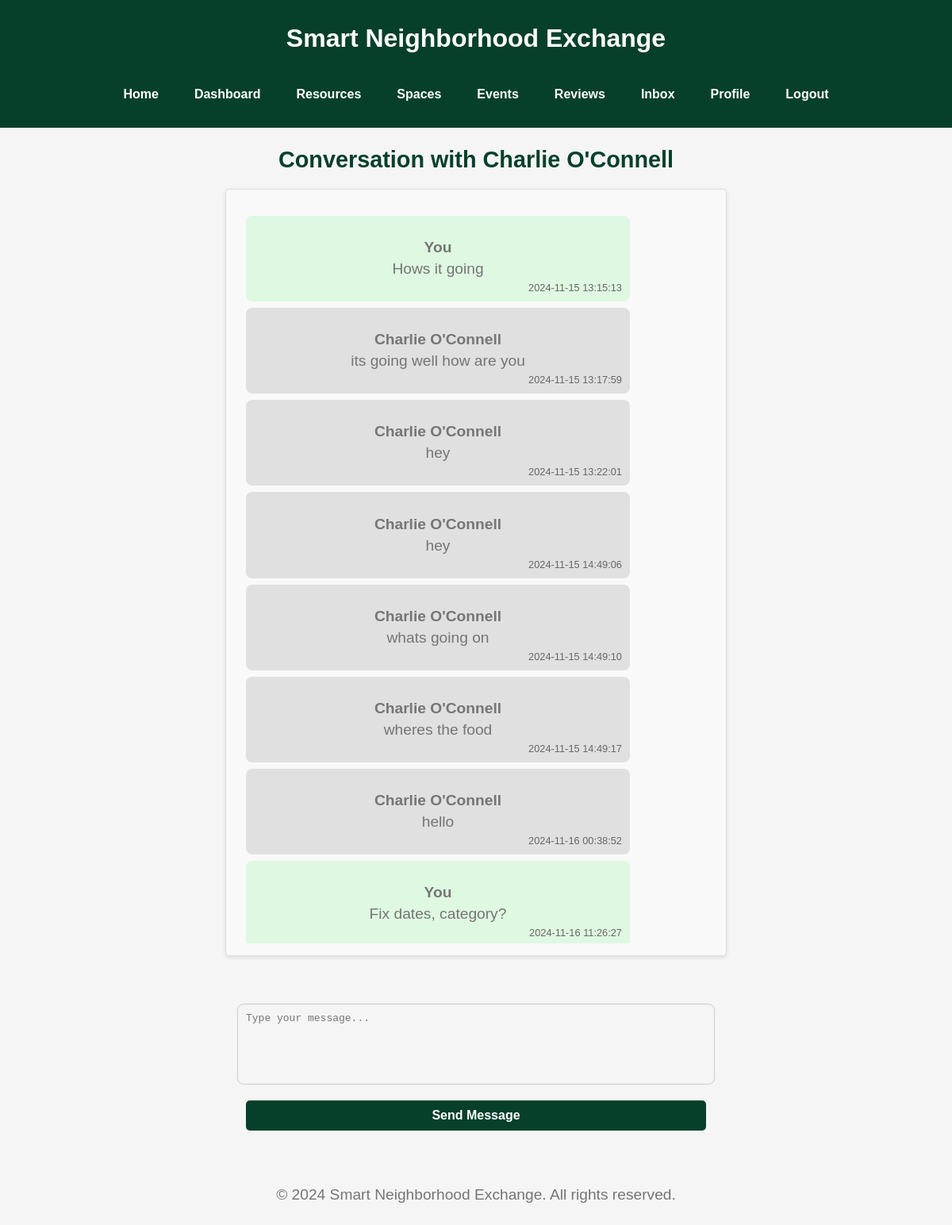
The page /conversation/2 (signed in) on the database its author committed.
### tables this page shows
CREATE TABLE Users (
    user_id INTEGER PRIMARY KEY AUTOINCREMENT,
    name TEXT NOT NULL,
    email TEXT NOT NULL UNIQUE,
    password TEXT NOT NULL,
    profile_image TEXT,
    location TEXT
);

CREATE TABLE Messages (
    message_id INTEGER PRIMARY KEY AUTOINCREMENT,
    sender_id INTEGER,
    receiver_id INTEGER,
    content TEXT NOT NULL,
    timestamp TEXT NOT NULL,
    FOREIGN KEY (sender_id) REFERENCES Users(user_id),
    FOREIGN KEY (receiver_id) REFERENCES Users(user_id)
);

### app.py (the view, shortened to what this page needs)
@app.route('/conversation/<int:other_user_id>', methods=['GET', 'POST'])
def conversation(other_user_id):
    user_id = get_user_id()
    con = get_db()
    cur = con.execute("""
        SELECT sender_id, content, timestamp
        FROM Messages
        WHERE (sender_id = ? AND receiver_id = ?) OR (sender_id = ? AND receiver_id = ?)
        ORDER BY timestamp
    """, (user_id, other_user_id, other_user_id, user_id))
    messages = cur.fetchall()
    other_user_name = con.execute("SELECT name FROM Users WHERE user_id = ?", (other_user_id,)).fetchone()[0]
    return render_template('messages/conversation.html', messages=messages, other_user_id=other_user_id, other_user_name=other_user_name, user_id=user_id)

### app.py (called while the page is built)
def get_db():
    db = getattr(g, '_database', None)
    if db is None:
        db = g._database = sqlite3.connect(DATABASE)
    return db

@app.teardown_appcontext
def close_connection(exception):
    db = getattr(g, '_database', None)
    if db is not None:
        db.close()

def get_user_id():
    return session.get('user_id')

### templates/messages/conversation.html (shortened to what this page needs)
{% extends "base.html" %}
{% block content %}
<h2 class="conversation-title">Conversation with {{ other_user_name }}</h2>
<div class="conversation-container">
    <div class="message-list">
        {% for message in messages %}
        <div class="message-container {{ 'sent' if message[0] == user_id else 'received' }}">
            <p class="sender-name">
                {% if message[0] == user_id %}
                    You
                {% else %}
                    {{ other_user_name }}
                {% endif %}
            </p>
            <p class="message-content">{{ message[1] }}</p>
            <span class="timestamp">{{ message[2] }}</span>
        </div>
        {% endfor %}
    </div>
</div>
<div class="message-form-container">
    <form method="POST" action="{{ url_for('conversation', other_user_id=other_user_id) }}" class="message-form">
        <textarea name="message" rows="4" required placeholder="Type your message..."></textarea>
        <button type="submit" class="send-btn">Send Message</button>
    </form>
</div>
{% endblock %}

### static/css/style.css (style rules this page uses)
body { font-family: Arial, sans-serif; background-color: #f5f5f5; margin: 0; padding: 0; }
h1, h2 { color: #333333; }
h2 { font-size: 1.5em; color: #333333; margin-bottom: 20px; }
p { font-size: 0.95em; color: #666666; }
form { margin: 20px 0; }
input[type="text"], input[type="email"], input[type="password"], input[type="file"], textarea { width: 100%; padding: 10px; font-size: 1em; border: 1px solid #cccccc; border-radius: 5px; background-color: #f5f5f5; margin: 10px 0; }
textarea { resize: vertical; min-height: 80px; }
button { width: 100%; padding: 12px; font-size: 1em; font-weight: bold; color: #ffffff; background-color: #06402B; border: none; border-radius: 5px; cursor: pointer; transition: background-color 0.3s ease; }
h2 { color: #06402B; text-align: center; margin-bottom: 20px; }
.conversation-title { text-align: center; color: #06402B; font-size: 1.8em; margin-bottom: 20px; }
.conversation-container { display: flex; flex-direction: column; align-items: center; max-width: 600px; margin: 0 auto; padding: 10px; overflow-y: auto; max-height: 70vh; background-color: #ffffff; border-radius: 8px; box-shadow: 0 4px 8px rgba(0, 0, 0, 0.1); }
.message-container { width: 100%; padding: 10px; border-radius: 8px; margin: 8px 0; display: flex; flex-direction: column; max-width: 80%; }
.message-container.sent { align-self: flex-end; background-color: #DFF8E1; color: #2F4F4F; }
.message-container.received { align-self: flex-start; background-color: #E0E0E0; color: #333333; }
.sender-name { font-weight: bold; margin-bottom: 5px; }
.message-content { margin: 0; }
.timestamp { font-size: 0.8em; color: #666666; align-self: flex-end; margin-top: 5px; }
.message-form { display: flex; flex-direction: column; align-items: center; width: 100%; max-width: 600px; margin-top: 20px; padding-bottom: 20px; }
.message-form textarea { width: 100%; padding: 10px; font-size: 1em; border-radius: 8px; border: 1px solid #cccccc; resize: none; }
.send-btn { background-color: #06402B; color: #fff; padding: 10px 20px; margin-top: 10px; border: none; border-radius: 5px; font-weight: bold; cursor: pointer; transition: background-color 0.3s ease; }
body { overflow-y: auto; }
body { font-family: Arial, sans-serif; background-color: #f5f5f5; margin: 0; padding: 0; overflow-y: auto; }
.conversation-container { display: flex; flex-direction: column; align-items: center; max-width: 600px; margin: 0 auto; padding: 10px; background-color: #ffffff; border-radius: 8px; box-shadow: 0 4px 8px rgba(0, 0, 0, 0.1); overflow: hidden; }
.message-list { width: 100%; max-height: 60vh; overflow-y: auto; padding: 10px; box-sizing: border-box; }
.message-container { width: 90%; padding: 10px; border-radius: 8px; margin: 8px 0; display: flex; flex-direction: column; max-width: 80%; }
.message-form-container { display: flex; flex-direction: column; align-items: center; width: 100%; max-width: 600px; margin: 20px auto; padding: 10px; box-sizing: border-box; }
.message-form textarea { width: 100%; padding: 10px; font-size: 1em; border-radius: 8px; border: 1px solid #cccccc; resize: none; margin-bottom: 10px; }
.send-btn { background-color: #06402B; color: #fff; padding: 10px 20px; border: none; border-radius: 5px; font-weight: bold; cursor: pointer; transition: background-color 0.3s ease; }
.conversation-container { width: 100%; max-width: 600px; padding: 15px; background-color: #f9f9f9; border: 1px solid #ddd; border-radius: 5px; box-shadow: 0 2px 5px rgba(0, 0, 0, 0.1); text-align: left; }
h2 { color: #2a643d; text-align: center; margin-bottom: 20px; }
p { text-align: center; color: #666; font-size: 1.2em; }
h1, h2 { text-align: center; color: #2a643d; margin-bottom: 20px; }
p { text-align: center; color: #757575; font-size: 1.2em; }

### rows shown on the page
Users: name "Charlie O'Connell"
Messages: shows "You", content "Hows it going", timestamp "2024-11-15 13:15:13"
Messages: content "its going well how are you", timestamp "2024-11-15 13:17:59"
Messages: content "hey", timestamp "2024-11-15 13:22:01"
Messages: content "hey", timestamp "2024-11-15 14:49:06"
Messages: content "whats going on", timestamp "2024-11-15 14:49:10"
Messages: content "wheres the food", timestamp "2024-11-15 14:49:17"
Messages: content "hello", timestamp "2024-11-16 00:38:52"
Messages: shows "You", content "Fix dates, category?", timestamp "2024-11-16 11:26:27"
